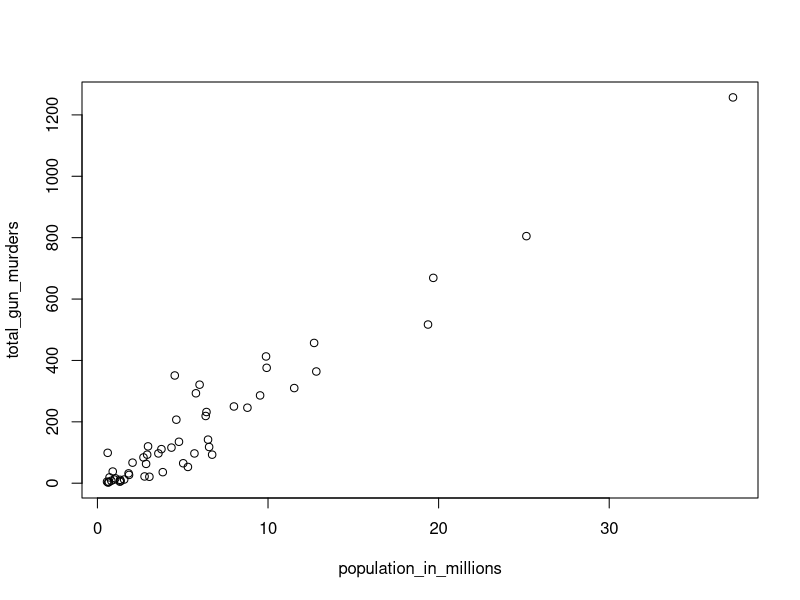
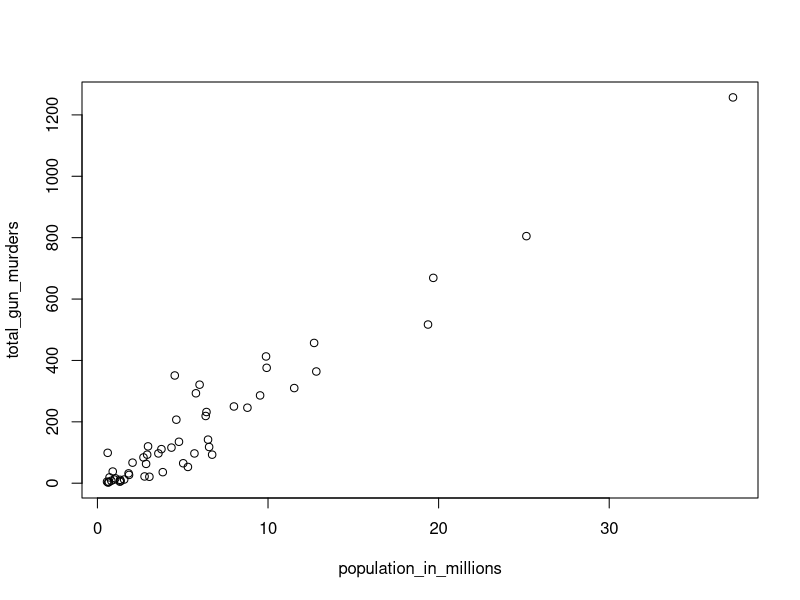
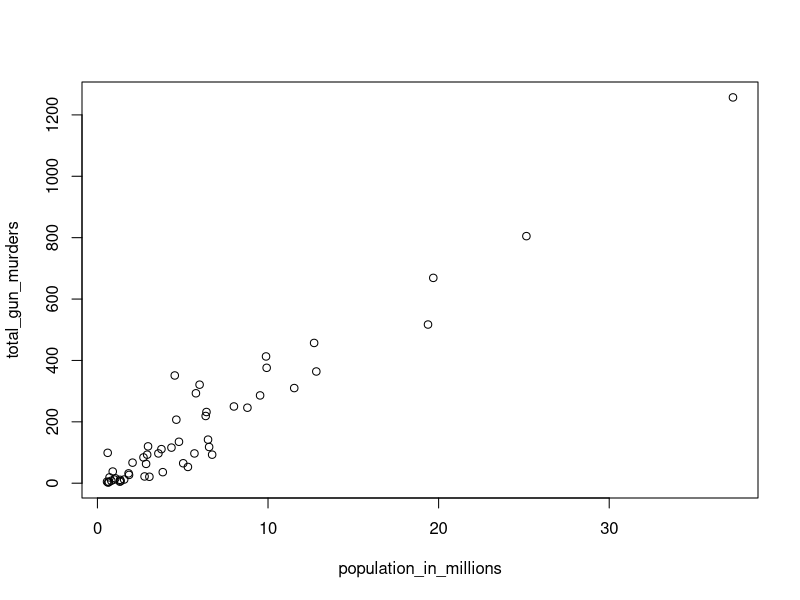
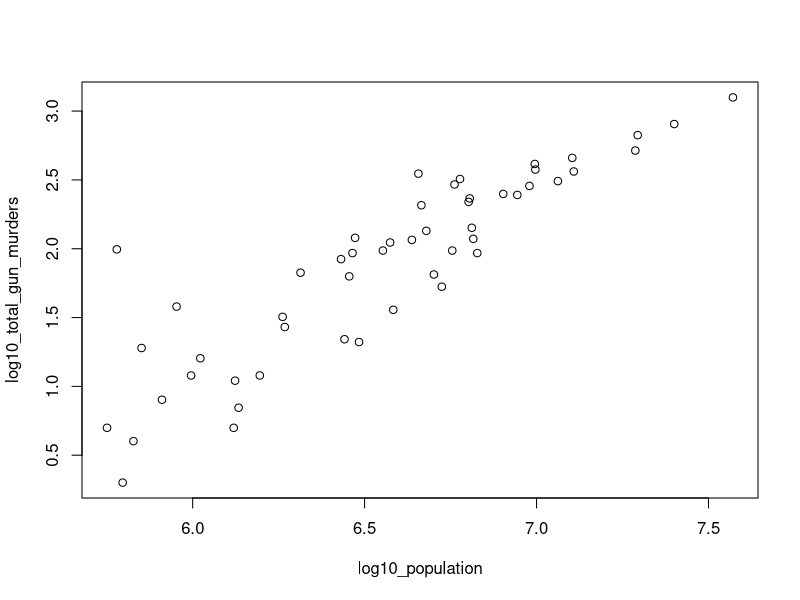

The R script that drew these images, in order: (Note: this script raises an error after producing the figures.)
## ---- chunk 1
library(dslabs)
data(murders)

population_in_millions <- murders$population/10^6
total_gun_murders <- murders$total

plot(population_in_millions, total_gun_murders)
## ---- chunk 2
library(dslabs)
data(murders)
## ---- chunk 3
# Load the datasets and define some variables
library(dslabs)
data(murders)

population_in_millions <- murders$population/10^6
total_gun_murders <- murders$total

plot(population_in_millions, total_gun_murders)

# Transform population using the log10 transformation and save to object log10_population

# Transform total gun murders using log10 transformation and save to object log10_total_gun_murders

# Create a scatterplot with the log scale transformed population and murders 

## ---- chunk 4
# Load the datasets and define some variables
library(dslabs)
data(murders)
population_in_millions <- murders$population/10^6
total_gun_murders <- murders$total
plot(population_in_millions, total_gun_murders)

# Transform population using the log10 transformation and save to object log10_population
log10_population<- log10(murders$population)

# Transform total gun murders using log10 transformation and save to object log10_total_gun_murders
log10_total_gun_murders <- log10(murders$total)

# Create a scatterplot with the log scale transformed population and murders 
plot(log10_population, log10_total_gun_murders)
## ---- chunk 5
test_error()
test_object("log10_population", undefined_msg = "Define log10_population first.", incorrect_msg = "Transform variable using log10. Since we are taking the log do not divide by a million.")
test_object("log10_total_gun_murders", undefined_msg = "Define log10_total_gun_murders first.", incorrect_msg = "Transform variable using log10.")
test_function("plot",args=c("x","y"), incorrect_msg = "Scatter population on murders.")
success_msg("Doesn't that plot look better!")
## ---- chunk 6
library(dslabs)
data(murders)
## ---- chunk 7
# Store the population in millions and save to population_in_millions 
population_in_millions <- murders$population/10^6


# Create a histogram of this variable

## ---- chunk 8
# Store the population in millions (same as previous question)
population_in_millions <- murders$population/10^6

# Create a histogram of this variable
hist(population_in_millions)

## ---- chunk 9
test_error()
test_object("population_in_millions", undefined_msg = "Define the population first.", incorrect_msg = "Check code!")
test_function("hist",args=c("x"), incorrect_msg = "Check code again.")
success_msg("We got a histogram! Awesome!")
## ---- chunk 10
library(dslabs)
## ---- chunk 11
# Create a boxplot of state populations by region for the murders dataset

## ---- chunk 12
# Create a boxplot of state populations by region and specify dataset 
boxplot(population~region, data = murders)

## ---- chunk 13
test_error()
test_function("boxplot",args=c("formula","data"), incorrect_msg = "Check code. use ~ sign and include dataset.")
success_msg("Great job! Now you've learnt all three basic types of plots in R!")
